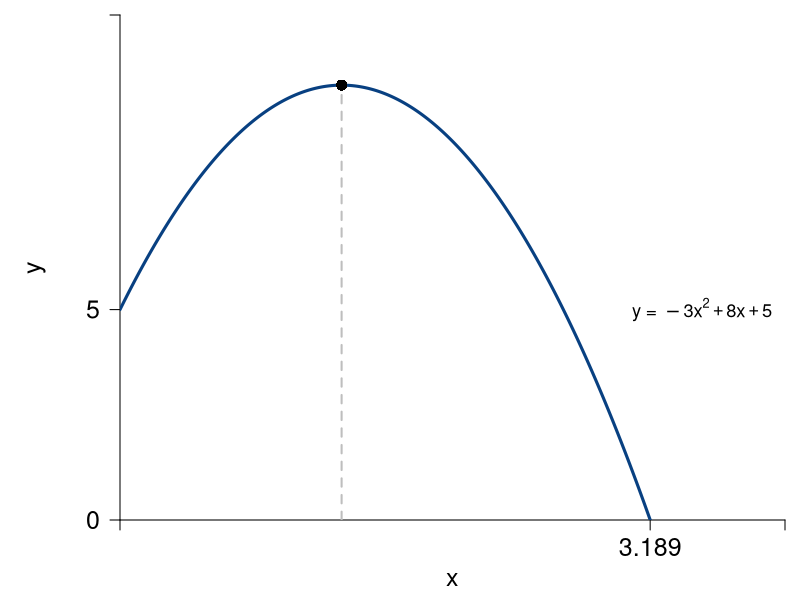

The R script that drew this image:
#Graph Designer: Scott Cohn
#Authors: Bowles and Halliday
#Title: Coordination, Conflict and Competition: A Text in Microeconomics

library(shape)
pdf(file = "mathappendix/function_and_deriv_1.pdf", width = 8, height = 6)
par(mar=c(4,6,0.75,0.75))

#Set parameters for graphics
axislabelsize <- 1.5
labelsize <- 1.1
graphlinewidth <- 3
segmentlinewidth <- 2

COL <- c("#7fc97f", "#beaed4", "#fdc086", "#ffff99", "#386cb0", "#f0027f", "#bf5b17", "#666666")
COLA <- c("#e0f3db", "#99d8c9","#66c2a4","#41ae76", "#238b45", "#005824")
COLB <- c("#4eb3d3", "#2b8cbe", "#0868ac","#084081")

xlims <- c(0, 4)
ylims <- c(0, 12)

npts <- 501 
x <- seq(xlims[1], xlims[2], length.out = npts)
y <- seq(ylims[1], ylims[2], length.out = npts) 

plot(0, 0, xlim = xlims, ylim = ylims, type = "n",
     xlab = expression(paste("")),
     ylab = expression(paste("")), 
     xaxt = "n", 
     yaxt = "n", 
     cex.lab = axislabelsize, 
     bty = "n", 
     xaxs="i", 
     yaxs="i"
)

ticksx <- c(xlims[1], 3.189, xlims[2])
xlabels <- c(NA, 3.189, NA)
ticksy <- c(ylims[1], 5, ylims[2])
ylabels <- c(0, 5, NA)

axis(1,at = ticksx,  pos = 0, labels = xlabels, cex.axis = axislabelsize)
axis(2,at = ticksy,  pos = 0, labels = ylabels, las = 1, cex.axis = axislabelsize)

npts <- 500 
xx1 <- seq(xlims[1], xlims[2], length.out = npts)
xx2 <-seq(xlims[1], xlims[2] - 4, length.out = npts)
xx3 <- seq(xlims[1], 0, length.out = npts)

#Axis labels
mtext(expression(paste("", x)), side = 1, line = 2.5, cex = axislabelsize)
text(-.5, 0.5*ylims[2], expression(paste("", y)), xpd = TRUE, cex = axislabelsize, srt = 90) 

#equations:
eq <- function(x){
  -3*(x^2) + 8*x + 5
}


# segments
segments(1.333, 0, 1.333, 10.333, lty = 2, col = "gray", lwd = segmentlinewidth)

# lines
lines(xx1, eq(xx1), col = COLB[4], lwd = graphlinewidth)

# points
points(1.333, 10.333, pch = 16, col = "black", cex = 1.5)

# label function
text(3.5, 5, expression("y = " -3*x^2 + 8*x + 5),  xpd = TRUE, cex = labelsize)

dev.off()

